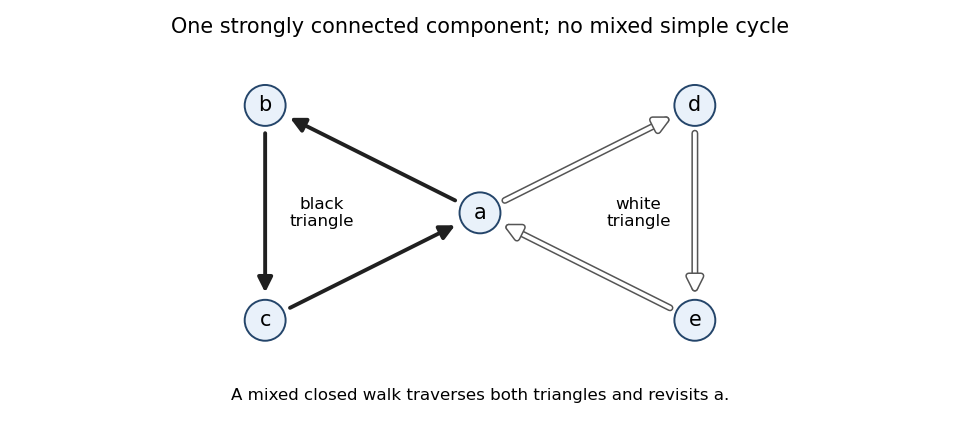

This chart was generated by the following Python code:
"""Draw the counterexample to the simple-cycle version of the SCC criterion.

Run with Python 3.14 and matplotlib 3.10.7. Writes an opaque PNG in cwd.
"""
from pathlib import Path
import os
os.environ.setdefault('MPLCONFIGDIR', '/tmp/functional-programming-2013-mpl')
import matplotlib
matplotlib.use('Agg')
import matplotlib.pyplot as plt
from matplotlib.patches import FancyArrowPatch, Circle
import matplotlib.patheffects as pe


def main():
    fig, ax = plt.subplots(figsize=(9.6, 4.3), dpi=100, facecolor='white')
    fig.subplots_adjust(left=0.02, right=0.98, top=0.85, bottom=0.16)
    ax.set(xlim=(-3.1, 3.1), ylim=(-1.45, 1.45), aspect='equal')
    ax.axis('off')
    points = {'a': (0, 0), 'b': (-2.1, 1.05), 'c': (-2.1, -1.05),
              'd': (2.1, 1.05), 'e': (2.1, -1.05)}
    for u, v, white in [('a','b',False), ('b','c',False), ('c','a',False),
                        ('a','d',True), ('d','e',True), ('e','a',True)]:
        arrow = FancyArrowPatch(points[u], points[v], arrowstyle='-|>',
                                mutation_scale=22, shrinkA=20, shrinkB=20,
                                linewidth=2.8, color='white' if white else '#202020',
                                zorder=2)
        if white:
            arrow.set_path_effects([pe.Stroke(linewidth=5.0, foreground='#555555'),
                                   pe.Normal()])
        ax.add_patch(arrow)
    for name, (x, y) in points.items():
        ax.add_patch(Circle((x, y), .20, facecolor='#e9f1fa', edgecolor='#24456a',
                            linewidth=1.4, zorder=3))
        ax.text(x, y, name, fontsize=15, ha='center', va='center', zorder=4)
    ax.text(-1.55, 0, 'black\ntriangle', ha='center', va='center', fontsize=12)
    ax.text(1.55, 0, 'white\ntriangle', ha='center', va='center', fontsize=12)
    fig.suptitle('One strongly connected component; no mixed simple cycle',
                 fontsize=15, y=.96)
    fig.text(.5, .07, 'A mixed closed walk traverses both triangles and revisits a.',
             ha='center', fontsize=12)
    fig.savefig(Path.cwd() / 'functional-programming-2013-mixed-cycles.png',
                facecolor='white', transparent=False,
                metadata={'Software': 'functional-programming-2013-mixed-cycles.py'})
    plt.close(fig)


if __name__ == '__main__':
    main()
